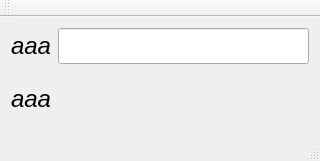
<?xml version="1.0" encoding="UTF-8"?>
<ui version="4.0">
 <class>MainWindow</class>
 <widget class="QMainWindow" name="MainWindow">
  <property name="geometry">
   <rect>
    <x>0</x>
    <y>0</y>
    <width>320</width>
    <height>161</height>
   </rect>
  </property>
  <property name="windowTitle">
   <string>MainWindow</string>
  </property>
  <widget class="QWidget" name="centralWidget">
   <layout class="QGridLayout" name="gridLayout">
    <item row="0" column="0">
     <widget class="QLabel" name="lPhrase">
      <property name="font">
       <font>
        <pointsize>18</pointsize>
        <italic>true</italic>
       </font>
      </property>
      <property name="text">
       <string>aaa</string>
      </property>
     </widget>
    </item>
    <item row="0" column="1">
     <widget class="QLineEdit" name="lEAnswerdit">
      <property name="font">
       <font>
        <pointsize>18</pointsize>
        <italic>true</italic>
       </font>
      </property>
     </widget>
    </item>
    <item row="1" column="0" colspan="2">
     <widget class="QLabel" name="lStatus">
      <property name="font">
       <font>
        <pointsize>18</pointsize>
        <italic>true</italic>
       </font>
      </property>
      <property name="text">
       <string>aaa</string>
      </property>
     </widget>
    </item>
   </layout>
  </widget>
  <widget class="QMenuBar" name="menuBar">
   <property name="geometry">
    <rect>
     <x>0</x>
     <y>0</y>
     <width>320</width>
     <height>23</height>
    </rect>
   </property>
  </widget>
  <widget class="QToolBar" name="mainToolBar">
   <attribute name="toolBarArea">
    <enum>TopToolBarArea</enum>
   </attribute>
   <attribute name="toolBarBreak">
    <bool>false</bool>
   </attribute>
  </widget>
  <widget class="QStatusBar" name="statusBar"/>
 </widget>
 <layoutdefault spacing="6" margin="11"/>
 <resources/>
 <connections/>
</ui>
